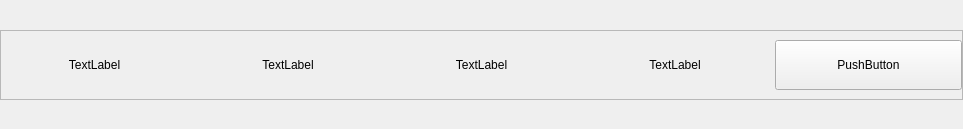
                   <widget class="QWidget" name="scrollAreaWidgetContents">
                    <property name="geometry">
                     <rect>
                      <x>0</x>
                      <y>0</y>
                      <width>963</width>
                      <height>129</height>
                     </rect>
                    </property>
                    <layout class="QVBoxLayout" name="verticalLayout_3">
                     <property name="leftMargin">
                      <number>0</number>
                     </property>
                     <property name="rightMargin">
                      <number>0</number>
                     </property>
                     <property name="bottomMargin">
                      <number>9</number>
                     </property>
                     <item>
                      <widget class="QFrame" name="activity_info_Frame">
                       <property name="minimumSize">
                        <size>
                         <width>0</width>
                         <height>0</height>
                        </size>
                       </property>
                       <property name="maximumSize">
                        <size>
                         <width>16777215</width>
                         <height>70</height>
                        </size>
                       </property>
                       <property name="frameShape">
                        <enum>QFrame::StyledPanel</enum>
                       </property>
                       <property name="frameShadow">
                        <enum>QFrame::Raised</enum>
                       </property>
                       <layout class="QHBoxLayout" name="horizontalLayout_6">
                        <property name="leftMargin">
                         <number>0</number>
                        </property>
                        <property name="topMargin">
                         <number>0</number>
                        </property>
                        <property name="rightMargin">
                         <number>0</number>
                        </property>
                        <property name="bottomMargin">
                         <number>0</number>
                        </property>
                        <item>
                         <widget class="QLabel" name="activite_name_show_Label">
                          <property name="styleSheet">
                           <string notr="true"/>
                          </property>
                          <property name="text">
                           <string>TextLabel</string>
                          </property>
                          <property name="alignment">
                           <set>Qt::AlignCenter</set>
                          </property>
                         </widget>
                        </item>
                        <item>
                         <widget class="QLabel" name="activite_tax_show_Label">
                          <property name="styleSheet">
                           <string notr="true"/>
                          </property>
                          <property name="text">
                           <string>TextLabel</string>
                          </property>
                          <property name="alignment">
                           <set>Qt::AlignCenter</set>
                          </property>
                         </widget>
                        </item>
                        <item>
                         <widget class="QLabel" name="activite_penalty_show_Label">
                          <property name="styleSheet">
                           <string notr="true"/>
                          </property>
                          <property name="text">
                           <string>TextLabel</string>
                          </property>
                          <property name="alignment">
                           <set>Qt::AlignCenter</set>
                          </property>
                         </widget>
                        </item>
                        <item>
                         <widget class="QLabel" name="activite_city_show_Label">
                          <property name="styleSheet">
                           <string notr="true"/>
                          </property>
                          <property name="text">
                           <string>TextLabel</string>
                          </property>
                          <property name="alignment">
                           <set>Qt::AlignCenter</set>
                          </property>
                         </widget>
                        </item>
                        <item>
                         <widget class="QPushButton" name="delete_activity_Btn">
                          <property name="minimumSize">
                           <size>
                            <width>0</width>
                            <height>50</height>
                           </size>
                          </property>
                          <property name="text">
                           <string>PushButton</string>
                          </property>
                         </widget>
                        </item>
                       </layout>
                      </widget>
                     </item>
                    </layout>
                   </widget>
